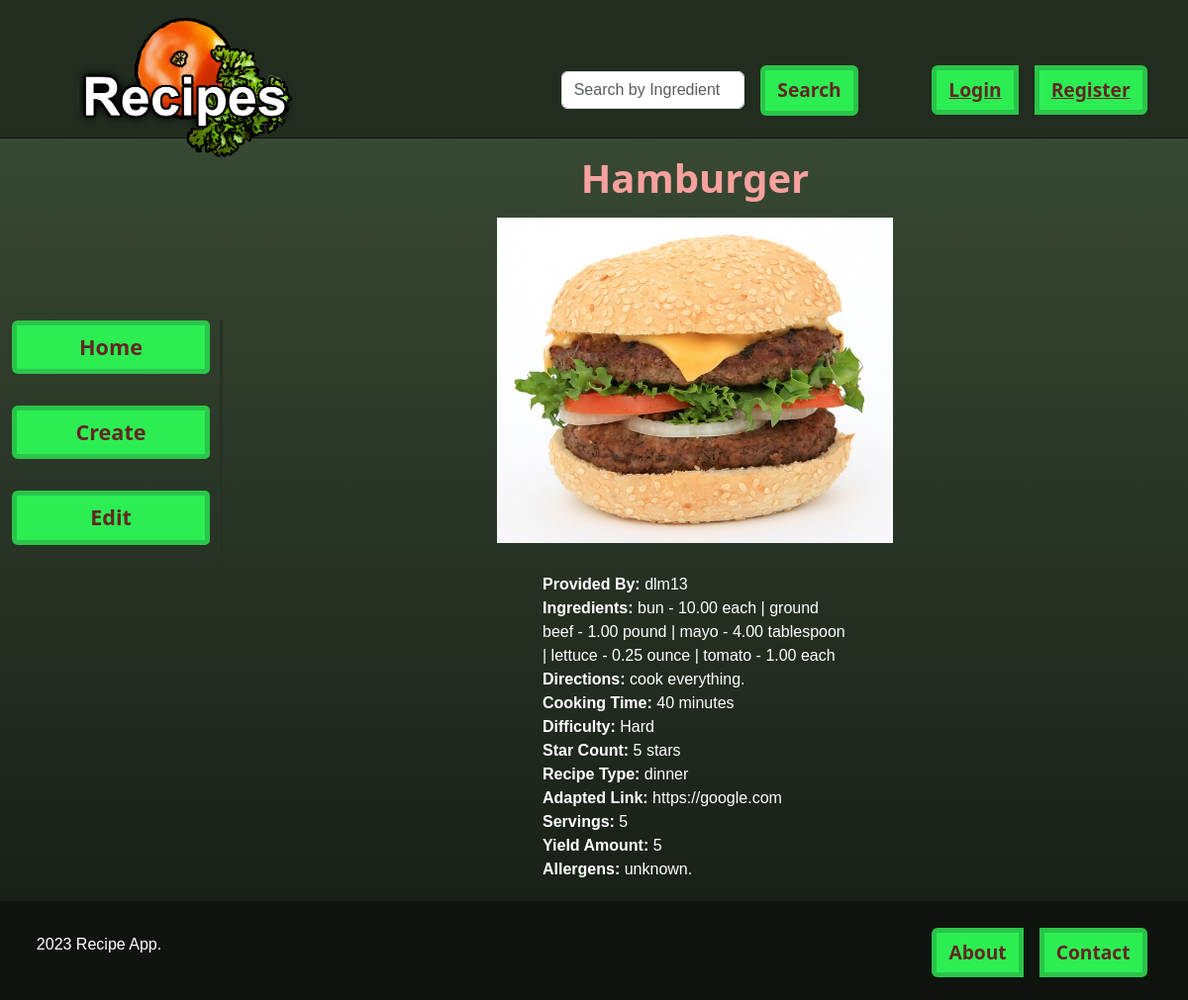
The app's page /list/1 with its own data.
### recipe/models.py (models this page shows, shortened)
class Recipe(models.Model):
    id = models.AutoField(primary_key=True)
    title = models.CharField(max_length=255)
    user = models.ForeignKey(
        CustomUser,
        on_delete=models.CASCADE,
        related_name="recipes",
    )
    recipe_ingredients = models.ManyToManyField(
        "recipeingredient.RecipeIngredient",
        through="recipeingredientintermediary.RecipeIngredientIntermediary",
    )
    directions = models.TextField()
    cooking_time = models.PositiveIntegerField(null=True, blank=False)
    star_count = models.PositiveIntegerField(
        choices=[(i, i) for i in range(1, 6)], null=True, blank=False
    )
    recipe_type = models.CharField(max_length=100, choices=RECIPE_TYPES, blank=False)
    adapted_link = models.URLField(blank=True, null=True, default=None)
    servings = models.PositiveIntegerField(null=True, blank=False)
    yield_amount = models.IntegerField(blank=True, null=True, default=None)
    allergens = models.TextField(
        blank=True,
    )
    small_desc = models.TextField(
        max_length=200, default="No Description has been added currently."
    )
    pic = models.ImageField(upload_to="recipe", default="no_picture.jpg")
    def calculate_difficulty(self):
        try:
            ingredients_len = len(self.recipe_ingredients.all())
            if self.cooking_time < 10 and ingredients_len < 4:
                return "Easy"
            elif self.cooking_time < 10 and ingredients_len > 4:
                return "Medium"
            elif self.cooking_time >= 10 and ingredients_len < 4:
                return "Intermediate"
            elif self.cooking_time >= 10 and ingredients_len >= 4:
                return "Hard"
        except:
            print("Missing an appropriate cooking time or ingredients.")
            return "Missing cooking time or ingredients."

### customuser/models.py (models this page shows)
class CustomUser(AbstractUser):
    pic = models.ImageField(upload_to="user", default="no_picture.jpg")
    about_me = models.TextField()
    favorite_food = models.CharField(max_length=255)
    def __str__(self):
        return str(self.username)

### recipeingredient/models.py (models this page shows, shortened)
class RecipeIngredient(models.Model):
    id = models.AutoField(primary_key=True)
    ingredient = models.ForeignKey("ingredient.Ingredient", on_delete=models.CASCADE)
    calorie_content = models.DecimalField(max_digits=8, decimal_places=2)
    amount = models.DecimalField(
        max_digits=8, decimal_places=2, validators=[MinValueValidator(0)]
    )
    amount_type = models.CharField(max_length=100, choices=AMOUNT_TYPES)
    cost = models.DecimalField(
        max_digits=8, decimal_places=2, validators=[MinValueValidator(0)]
    )
    supplier = models.CharField(max_length=255)
    grams = models.DecimalField(
        max_digits=8, decimal_places=2, validators=[MinValueValidator(0)]
    )

### ingredient/models.py (models this page shows)
class Ingredient(models.Model):
    id = models.AutoField(primary_key=True)
    name = models.CharField(max_length=255, null=True, blank=False)
    def __str__(self):
        return str(self.name)

### recipe/views.py (the view)
# urls.py: path("list/<pk>", RecipeDetailView.as_view(), name="detail"),
class RecipeDetailView(DetailView):
    model = Recipe
    template_name = "recipe/recipe_detail.html"

### recipe/templates/recipe/recipe_detail.html (shortened to what this page needs)
{% extends "recipe/recipes_home.html" %}
{% load static %}
{% load custom_filters %}
{% block main %}
<div class="row" style="margin-top: 156px">
    <div class="col-2"></div>
    <div class="col-10">
        <main>
            <section class="container" style="color: white;">
                <div class="row">
                    <div class="col-12 card-title-style" style="text-align: center; justify-content: center;">
                        <h1><b>{{object.title}}</b></h1>
                        <img src="{{object.pic.url}}" style="padding-bottom: 6px; width: 400px;" />
                    </div>
                </div>
                <div class="row">
                    <div class="col-4"></div>
                    <div class="col-4" style="text-align: left; justify-content: left; padding-bottom: 20px;">
                        <br>
                        <b>Provided By: </b>{{object.user}}
                        <br>
                        <b>Ingredients: </b>
                        {% for ingredient in object.recipe_ingredients.all %}
                        {{ ingredient.ingredient }} - {{ ingredient.amount }} {{ ingredient.amount_type }}
                        {% if not forloop.last %}| {% endif %}
                        {% endfor %}
                        <br>
                        <b>Directions: </b>{{object.directions}}
                        <br>
                        <b>Cooking Time: </b>{{object.cooking_time}} minutes
                        <br>
                        <b>Difficulty: </b>{{object.calculate_difficulty}}
                        <br>
                        <b>Star Count: </b>{{object.star_count}} stars
                        <br>
                        <b>Recipe Type: </b>{{object.recipe_type}}
                        <br>
                        <b>Adapted Link: </b>{{object.adapted_link}}
                        <br>
                        <b>Servings: </b>{{object.servings}}
                        <br>
                        <b>Yield Amount: </b>{{object.yield_amount}}
                        <br>
                        <b>Allergens: </b>{{object.allergens}}
                    </div>
                    <div class="col-4"></div>
                </div>
            </section>
        </main>
    </div>
</div>
{% endblock %}

### recipe/static/css/styles.css (style rules this page uses)
body, html { font-family: Arial, sans-serif; margin: 0; padding: 0; overflow-x: hidden; }
h1, h2, h3 { margin-bottom: 1rem; }
:root { --primary-color: #2cee53; }
main { display: flex; flex-direction: column; align-items: center; min-height: 580px; gap: 2rem; }
.card-title-style { color: #f8a19e; font-weight: lighter; font-family: system-ui, -apple-system, BlinkMacSystemFont, 'Segoe UI', Roboto, Oxygen, Ubuntu, Cantarell, 'Open Sans', 'Helvetica Neue', sans-serif }

### records on screen
Recipe: title "Hamburger", pic (picture), user "dlm13", directions "cook everything.", cooking_time "40", calculate_difficulty "Hard", star_count "5", recipe_type "dinner", adapted_link "https://google.com", servings "5", yield_amount "5", allergens "unknown."
RecipeIngredient: ingredient "bun", amount "10.00", amount_type "each"
RecipeIngredient: ingredient "ground beef", amount "1.00", amount_type "pound"
RecipeIngredient: ingredient "mayo", amount "4.00", amount_type "tablespoon"
RecipeIngredient: ingredient "lettuce", amount "0.25", amount_type "ounce"
RecipeIngredient: ingredient "tomato", amount "1.00", amount_type "each"
